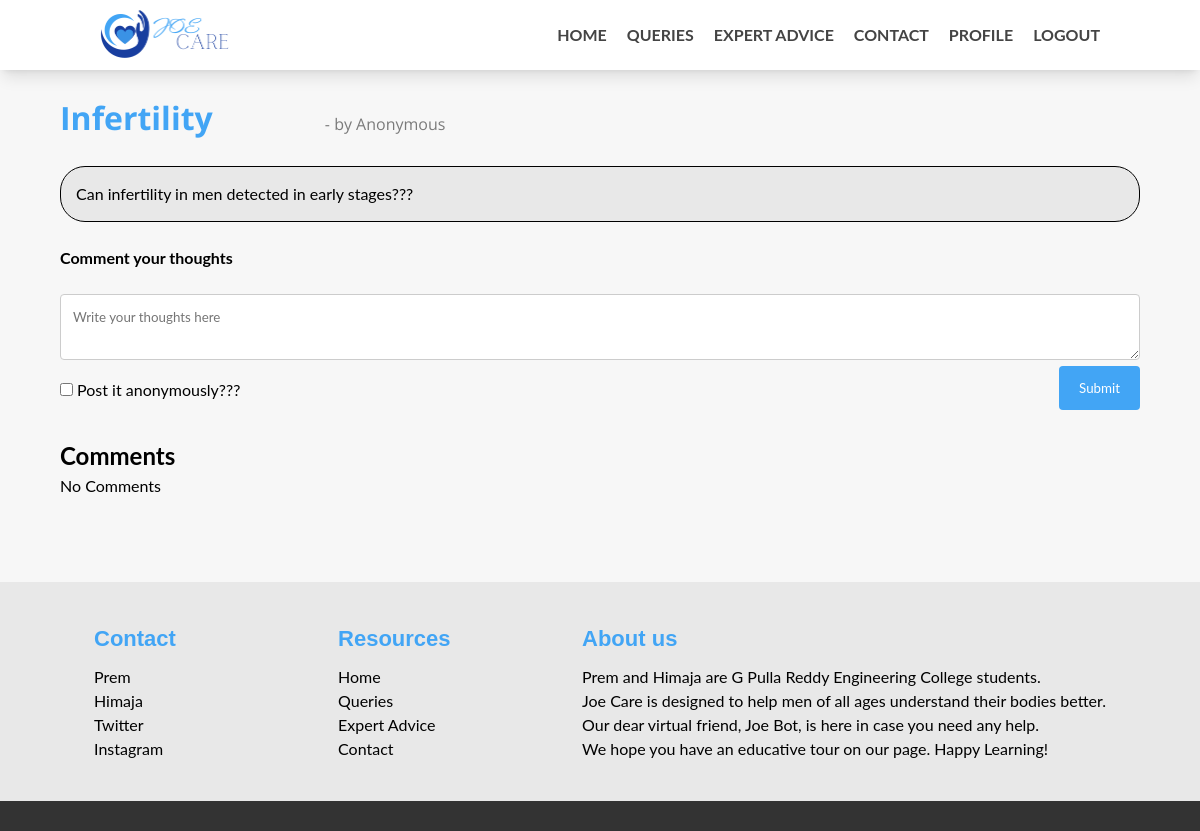
The page /querypost/55 (signed in) on the database its author committed.
### tables this page shows
CREATE TABLE "ApprovePosts" (
	"id"	INTEGER NOT NULL UNIQUE,
	"userId"	INTEGER NOT NULL,
	"title"	TEXT NOT NULL,
	"desc"	TEXT NOT NULL,
	"anonymous"	TEXT NOT NULL,
	"name"	TEXT NOT NULL,
	"email"	TEXT NOT NULL,
	"age"	TEXT NOT NULL,
	"mod"	TEXT NOT NULL,
	"app"	TEXT NOT NULL,
	"ageres"	TEXT NOT NULL,
	PRIMARY KEY("id" AUTOINCREMENT),
	FOREIGN KEY("userId") REFERENCES "Users"("id")
);

### app.py (the view)
@app.route("/querypost/<int:postid>", methods = ['POST', 'GET'])
@login_required
def querypost(postid):
    records = Query.get_post_postid(postid)
    comments = Query.get_comments(postid)
    return render_template("querypost.html", logged = curr_user.get_user(), records = records, comments = comments)

### Query.py (called while the page is built)
    def get_post_postid(postid):
        con = sqlite3.connect("joecare.db")
        c = con.cursor()
        try:
            sql_select_query = "select * from approvePosts where id = ?;"
            c.execute(sql_select_query, (postid,))
            record = c.fetchall()
        finally:
            con.commit()
            c.close()
            con.close()
        return record

    def get_comments(postid):
        con = sqlite3.connect("joecare.db")
        c = con.cursor()
        try:
            sql_select_query = "select * from comments where postid = ?;"
            c.execute(sql_select_query, (postid,))
            record = c.fetchall()
        finally:
            con.commit()
            c.close()
            con.close()
        return record

### app.py (called while the page is built)
@login_manager.user_loader
def load_user(userid):
    return LoginUser(userid)

@app.before_request
def before_request():
    session.permanent = True
    app.permanent_session_lifetime = timedelta(minutes=20)
    session.modified = True
    g.user = current_user

    def get_user(self):
        return self.login

### templates/querypost.html (shortened to what this page needs)
<!doctype html>
<html>
<head>
	<link rel="stylesheet" href="{{url_for('static', filename = 'stylesheets/nav.css') }}" media="screen">
	<link rel="stylesheet" href="{{url_for('static', filename = 'stylesheets/footer.css') }}" media="screen">
	<link rel="stylesheet" href="{{url_for('static', filename = 'stylesheets/form.css') }}" media="screen">
</head>
<body>
	<header>
			<div class="wrapper">
				<div class="logo">
					<a href="/"><img src="{{url_for('static', filename = 'images/logo.png') }}" alt="Joe Care"></a>
				</div>
				<div class="navbar">
					<nav>
						<ul>
							<li><a href="/">Home</a></li>
							<li><a href="/query">Queries</a></li>
							<li><a href="/expert">Expert Advice</a></li>
							<li><a href="#foot">Contact</a></li>
							{% if logged == True %}
							<li><a href = "/profile">Profile</a></li>
							<li><a href = "/logout">Logout</a></li>
							{% else %}
							<li><a href = "/login">Login</a></li>
							{% endif %}
						</ul>
					</nav>
				</div>
			</div>
		</header>
	<div style="padding: 2% 5%">
	{% for record in records %}
		<div class="containerIntro">
		<h1 style="color:#42a5f5">{{record[2]}}</h1>
		{% if record[4] == "False" %}
			<p>		- by {{record[5]}}</p>
		{% else %}
			<p style="opacity: .5; margin-left: 10%">	 - by Anonymous</p>
		{% endif %}
		</div>
		<br>
		<p style="text-align: justify; background-color: #E8E8E8; width: 100%;  border-radius:25px; padding: 15px; border: 0.8px solid">{{record[3]}}</p>
	{% endfor %}
		<br>
		<p><b>Comment your thoughts</b></p>
		<br>
	<form action="{{url_for('comment', postid = records[0][0] )}}" method="post">
		<textarea name="comment" id="comment" placeholder="Write your thoughts here"></textarea>
		<input type="checkbox" id="anony" name="anony" value="True">
		<label for="vehicle1">Post it anonymously???</label>
		<input type="submit" name="submit">
	</form>
		<br>
	<h2>Comments</h2>
	{% for comment in comments %}
	{% if comment[6] == "False" %}
		<h3 style="padding: .8%; margin-left: 15px">{{comment[3]}}</h3>
	{% else %}
		<h3 style="padding: .8%; margin-left: 15px">From Anonymous</h3>
	{% endif %}
	<p style="text-align: justify; background-color: #E8E8E8; width: 100%;  border-radius:25px; padding: 15px; border: 0.8px solid">{{comment[5] }} </p>
	{% else %}
	<p>No Comments</p>
	{% endfor %}
	</div>
	<div class="container"></div>
<footer id="foot">
  <section class="ft-main">
    <div class="ft-main-item">
        <h2 class="ft-title" style="color: #42a5f5;">Contact</h2>
        <ul>
          <li><a href="https://www.linkedin.com/in/prem-jain801/" style="color: black">Prem</a></li>
          <li><a href="https://www.linkedin.com/in/k-naga-himaja/" style="color: black">Himaja</a></li>
          <li><a href="https://twitter.com/KNagaHimaja" style="color: black">Twitter</a></li>
          <li><a href="https://www.instagram.com/prem_jain_801/" style="color: black">Instagram</a></li>
        </ul>
      </div>
      <div class="ft-main-item">
        <h2 class="ft-title" style="color: #42a5f5;">Resources</h2>
        <ul>
          <li><a href="/" style="color: black">Home</a></li>
          <li><a href="/query" style="color: black">Queries</a></li>
          <li><a href="/expert" style="color: black">Expert Advice</a></li>
          <li><a href="#foot" style="color: black">Contact</a></li>
        </ul>
      </div>
    <div class="ft-main-item">
      <h2 class="ft-title" style="color: #42a5f5;">About us</h2>
      <ul style="color: black">
        <p style="text-align: justify;">Prem and Himaja are G Pulla Reddy Engineering College students.</p>
        <p style="text-align: justify;">Joe Care is designed to help men of all ages understand their bodies better.</p>
        <p style="text-align: justify;">Our dear virtual friend, Joe Bot, is here in case you need any help. </p>
        <p style="text-align: justify;">	We hope you have an educative tour on our page. Happy Learning!</p>
      </ul>
    </div>
  </section>
  <section class="ft-legal">
  </section>
</footer>
</body>
</html>

### static/stylesheets/nav.css (style rules this page uses)
*, *::before, *::after { box-sizing: border-box; line-height: 1.5em; }
html { font-size: 16px; scroll-behavior: smooth; -webkit-text-size-adjust: 100%; }
body { margin: 0; font-family: "Open Sans", sans-serif; background-color: #f7f7f7; }
header { background-color: #ffffff; box-shadow: 0 10px 15px -3px rgba(0, 0, 0, 0.1), 0 4px 6px -4px rgba(0, 0, 0, 0.1); padding: 10px 20px; }
header .wrapper { max-width: 1000px; margin: 0 auto; display: flex; flex-wrap: wrap; align-items: center; justify-content: space-between; }
header .logo img { height: 50px; display: block; }
.navbar { position: fixed; top: 0; left: 100%; margin: 0; width: 100%; height: 100%; background-color: white; padding: 20px; transition: left 0.3s; }
.navbar ul { all: unset; list-style-type: none; display: flex; flex-direction: column; align-items: center; gap: 25px; }
.navbar ul a { all: unset; color: #444444; text-transform: uppercase; cursor: pointer; font-weight: bold; font-size: 28px; }
.container { max-width: 900px; margin: 0 auto; padding: 30px; }
@media (min-width: 550px) { .navbar { all: unset; display: block; } }
@media (min-width: 550px) { .navbar ul { flex-direction: row; gap: 20px; } }
@media (min-width: 550px) { .navbar ul a { font-size: inherit; } }

### static/stylesheets/footer.css (style rules this page uses)
* { box-sizing: border-box; font-family: "Lato", sans-serif; margin: 0; padding: 0; }
ul { list-style: none; padding-left: 0; }
footer { background-color: #E8E8E8; color: #bbb; line-height: 1.5; }
footer a { text-decoration: none; color: #eee; }
.ft-title { color: #fff; font-family: "Arial"; font-size: 1.375rem; padding-bottom: 0.625rem; }
body { display: flex; min-height: 100vh; flex-direction: column; }
.container { flex: 1; }
.ft-main { padding: 1.25rem 1.875rem; display: flex; flex-wrap: wrap; }
@media only screen and (min-width: 29.8125rem ) { .ft-main { justify-content: space-evenly; } }
.ft-main-item { padding: 1.25rem; min-width: 12.5rem; }
.ft-legal { padding: 0.9375rem 1.875rem; background-color: #333; }

### static/stylesheets/form.css (style rules this page uses)
* { box-sizing: border-box; }
input[type=email], input[type=password],input[type=text], input[type=number], input[type=tel], input[type=date], textarea { width: 100%; padding: 12px; border: 1px solid #ccc; border-radius: 4px; resize: vertical; }
label { padding: 12px 12px 12px 0; display: inline-block; }
input[type=submit] { background-color: #42a5f5; color: white; padding: 12px 20px; border: none; border-radius: 4px; cursor: pointer; float: right; margin: 0 auto; text-align: center; }

### templates/querypost.html (style rules this page uses)
.containerIntro h1, .containerIntro p { display: inline; font-family: 'Open Sans', sans-serif; }

### rows shown on the page
ApprovePosts: title "Infertility", anonymous "- by Anonymous", desc "Can infertility in men detected in early stages???"
